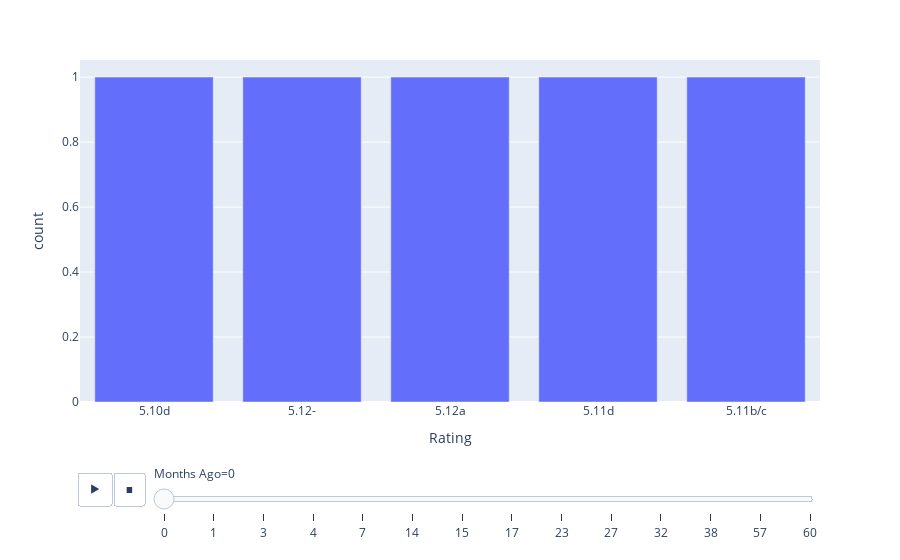

Here is the notebook cell this chart was saved with:
### Code cell
animate(sportdf)

### Figure 1 — Plotly figure (JSON) as saved in the notebook; plotly's stock layout.template omitted (floating-point values rounded to 4 significant figures)
{"data": [{"alignmentgroup": "True", "hovertemplate": "Months Ago=0<br>Rating=%{x}<br>count=%{y}<extra></extra>", "legendgroup": "", "marker": {"color": "#636efa", "pattern": {"shape": ""}}, "name": "", "offsetgroup": "", "orientation": "v", "showlegend": false, "textposition": "auto", "type": "bar", "x": ["5.10d", "5.12-", "5.12a", "5.11d", "5.11b/c"], "xaxis": "x", "y": [1, 1, 1, 1, 1], "yaxis": "y"}], "layout": {"barmode": "stack", "legend": {"tracegroupgap": 0}, "margin": {"t": 60}, "sliders": [{"active": 0, "currentvalue": {"prefix": "Months Ago="}, "len": 0.9, "pad": {"b": 10, "t": 60}, "steps": [{"args": [["0"], {"frame": {"duration": 0, "redraw": true}, "fromcurrent": true, "mode": "immediate", "transition": {"duration": 0, "easing": "linear"}}], "label": "0", "method": "animate"}, {"args": [["1"], {"frame": {"duration": 0, "redraw": true}, "fromcurrent": true, "mode": "immediate", "transition": {"duration": 0, "easing": "linear"}}], "label": "1", "method": "animate"}, {"args": [["3"], {"frame": {"duration": 0, "redraw": true}, "fromcurrent": true, "mode": "immediate", "transition": {"duration": 0, "easing": "linear"}}], "label": "3", "method": "animate"}, {"args": [["4"], {"frame": {"duration": 0, "redraw": true}, "fromcurrent": true, "mode": "immediate", "transition": {"duration": 0, "easing": "linear"}}], "label": "4", "method": "animate"}, {"args": [["7"], {"frame": {"duration": 0, "redraw": true}, "fromcurrent": true, "mode": "immediate", "transition": {"duration": 0, "easing": "linear"}}], "label": "7", "method": "animate"}, {"args": [["14"], {"frame": {"duration": 0, "redraw": true}, "fromcurrent": true, "mode": "immediate", "transition": {"duration": 0, "easing": "linear"}}], "label": "14", "method": "animate"}, {"args": [["15"], {"frame": {"duration": 0, "redraw": true}, "fromcurrent": true, "mode": "immediate", "transition": {"duration": 0, "easing": "linear"}}], "label": "15", "method": "animate"}, {"args": [["17"], {"frame": {"duration": 0, "redraw": true}, "fromcurrent": true, "mode": "immediate", "transition": {"duration": 0, "easing": "linear"}}], "label": "17", "method": "animate"}, {"args": [["23"], {"frame": {"duration": 0, "redraw": true}, "fromcurrent": true, "mode": "immediate", "transition": {"duration": 0, "easing": "linear"}}], "label": "23", "method": "animate"}, {"args": [["27"], {"frame": {"duration": 0, "redraw": true}, "fromcurrent": true, "mode": "immediate", "transition": {"duration": 0, "easing": "linear"}}], "label": "27", "method": "animate"}, {"args": [["32"], {"frame": {"duration": 0, "redraw": true}, "fromcurrent": true, "mode": "immediate", "transition": {"duration": 0, "easing": "linear"}}], "label": "32", "method": "animate"}, {"args": [["38"], {"frame": {"duration": 0, "redraw": true}, "fromcurrent": true, "mode": "immediate", "transition": {"duration": 0, "easing": "linear"}}], "label": "38", "method": "animate"}, {"args": [["57"], {"frame": {"duration": 0, "redraw": true}, "fromcurrent": true, "mode": "immediate", "transition": {"duration": 0, "easing": "linear"}}], "label": "57", "method": "animate"}, {"args": [["60"], {"frame": {"duration": 0, "redraw": true}, "fromcurrent": true, "mode": "immediate", "transition": {"duration": 0, "easing": "linear"}}], "label": "60", "method": "animate"}], "x": 0.1, "xanchor": "left", "y": 0, "yanchor": "top"}], "updatemenus": [{"buttons": [{"args": [null, {"frame": {"duration": 500, "redraw": true}, "fromcurrent": true, "mode": "immediate", "transition": {"duration": 500, "easing": "linear"}}], "label": "&#9654;", "method": "animate"}, {"args": [[null], {"frame": {"duration": 0, "redraw": true}, "fromcurrent": true, "mode": "immediate", "transition": {"duration": 0, "easing": "linear"}}], "label": "&#9724;", "method": "animate"}], "direction": "left", "pad": {"r": 10, "t": 70}, "showactive": false, "type": "buttons", "x": 0.1, "xanchor": "right", "y": 0, "yanchor": "top"}], "xaxis": {"anchor": "y", "domain": [0, 1], "title": {"text": "Rating"}}, "yaxis": {"anchor": "x", "domain": [0, 1], "title": {"text": "count"}}}}
